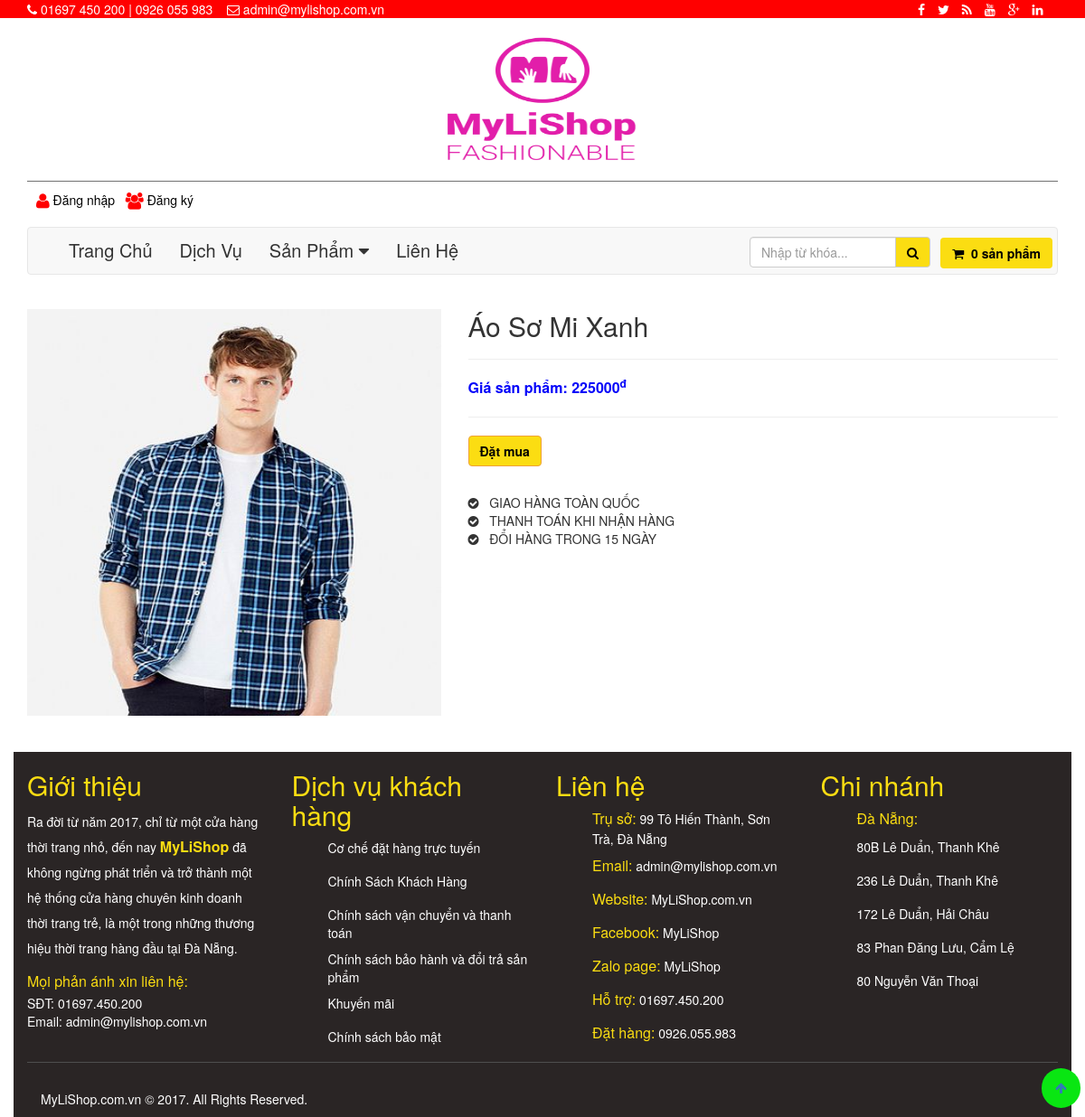
Page /detail.php?id=11 on the committed database.
### tables this page shows
CREATE TABLE `products` (
  `id` int(11) NOT NULL,
  `name` varchar(255) NOT NULL,
  `category_id` int(11) NOT NULL,
  `image` varchar(255) NOT NULL,
  `description` text NOT NULL,
  `price` float NOT NULL,
  `saleprice` float NOT NULL,
  `created` date NOT NULL,
  `quantity` int(11) NOT NULL,
  `keyword` varchar(45) DEFAULT NULL,
  `status` int(11) DEFAULT NULL
);

### detail.php (the view, shortened to what this page needs)
<!DOCTYPE html>
<html lang="en">
<head>
    <link rel="stylesheet" type="text/css" href="admin/bower_components/font-awesome/css/font-awesome.min.css">
    <link rel="stylesheet" href="css/bootstrap.min.css">
    <link rel="stylesheet" type="text/css" href="css/animate.css">
    <link rel="stylesheet" type="text/css" href="css/style.css">
</head>
<body>
    <a href="#" class="back-to-top"><i class="fa fa-arrow-up"></i></a>
    <?php
    include 'model_test/header.php';
    $sql = "SELECT * FROM products WHERE id = " . $_GET['id'];
    $result = mysqli_query($conn, $sql);
    if (!$result) {
        echo $sql;
        die('error');
    } else {
        while ($row = mysqli_fetch_assoc($result)) {
            if ($row['image'] == null || $row['image'] == '') {
                $thum_Image = "";
            } else {
                $thum_Image = $row['image'];
            }
            ?>
            <div class="container">
                <div class="row">
                    <div class="col-md-12 col-sm-12 col-xs-12">
                        <div class="detail-product">
                            <div class="row">
                                <div class="col-md-5 col-sm-6 col-xs-12">
                                    <div class="product-frame">
                                        <div class="" style="margin-bottom: 20px; margin-top: 10px;">
                                            <img src="<?php echo $thum_Image; ?>" width="100%" height="450">
                                        </div>
                                    </div>
                                </div>
                                <div class="col-md-7 col-xs-6 col-xs-12">
                                    <h2><?php echo $row['name']; ?></h2>
                                    <hr>
                                    <?php
                                    if ($row['saleprice'] > 0) {
                                        $gia = $row['price'] - ($row['price'] / 100);
                                        ?>
                                        <p class="price">Giá củ: <?php echo $row['price']; ?><sup>đ</sup></p>
                                        <p class="price">Giá giảm còn: <?php echo $gia; ?><sup>đ</sup></p>
                                        <?php
                                    } else {
                                        ?>
                                        <p class="price">Giá sản phẩm: <?php echo $row['price']; ?><sup>đ</sup></p>
                                        <?php
                                    }
                                    ?>
                                    <hr>
                                    <div class="button-order">
                                        <div class="row">
                                            <div class="col-md-6">
                                                <a href="addcart.php?id=<?php echo $row['id']; ?>">
                                                    <button class="btn btn-warning btn-md"> Đặt mua </button>
                                                </a>
                                            </div>
                                        </div>
                                    </div>
                                    <p style="padding-top: 30px;">
                                        <span class="fa fa-check-circle"></span>&nbsp;&nbsp;&nbsp;GIAO HÀNG TOÀN QUỐC<br>
                                        <span class="fa fa-check-circle"></span> &nbsp;&nbsp;THANH TOÁN KHI NHẬN HÀNG<br>
                                        <span class="fa fa-check-circle"></span>&nbsp;&nbsp; ĐỔI HÀNG TRONG 15 NGÀY
                                    </p>
                                </div>
                            </div>
                        </div>
                    </div>
                </div>
            </div>
            <?php
        }
    }
    include 'model_test/footer.php';
    ?>
</body>
</html>

### css/style.css (style rules this page uses)
* { box-sizing: border-box; }
.container { max-width: 100%; max-height: 0 auto; background-color: #fff; }
.price { font-size: 16px; color: #0606F9; font-weight: bold; }
.btn { background-color: #fbdd12; color: #000; font-weight: bold; }
.product-frame { margin-top: 18px; }
.back-to-top { position: fixed; bottom: 10px; right: 5px; border-radius: 30px; background-color: #09e612; padding: 5px; }
.back-to-top i { padding: 10px; }

### rows in the picture
products: image (picture), name "Áo Sơ Mi Xanh", price "225000"
